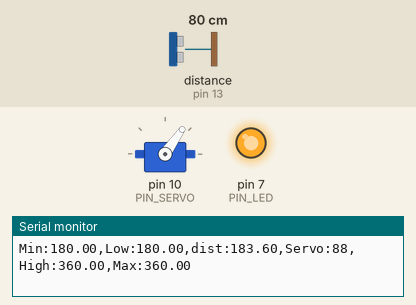
Recording of a sketch running on a simulated Arduino Uno, built with avr-gcc and run on an emulated ATmega328P. Parts: servo, output pins drawn as LEDs (lit = HIGH), the last lines printed to the serial monitor. Wiring (inferred from the names in the program): ultrasonic range finder: trigger pin 12; echo pin 13. The inputs (shaded band) are chosen by the test bench; at power-on: distance to the obstacle (sensor on pin 13) 80 cm. The echo pulse lasts 58.3 µs per cm; pins used as bus, display or sensor lines are not drawn.

Above: at 2.3 s.
2.4 s: distance to the obstacle (sensor on pin 13) set to 35 cm
At 4.4 s:
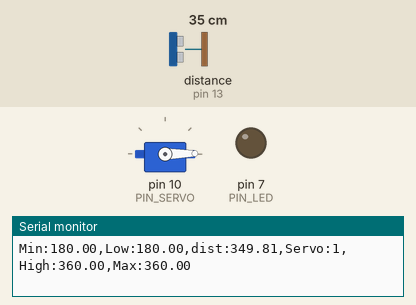
5.4 s: distance to the obstacle (sensor on pin 13) set to 22 cm
6.9 s: distance to the obstacle (sensor on pin 13) set to 19 cm
At 9.6 s:
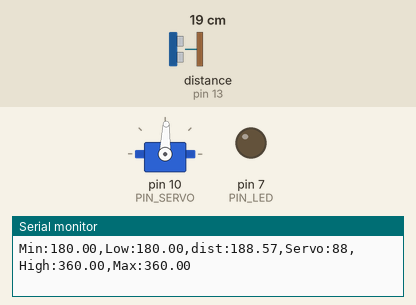
9.9 s: distance to the obstacle (sensor on pin 13) set to 35 cm
At 10.64 s:
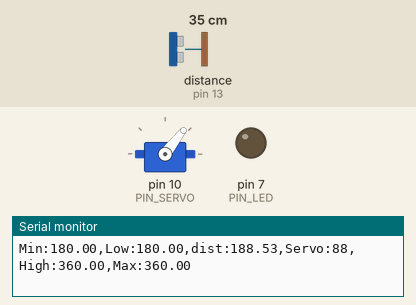
12.9 s: distance to the obstacle (sensor on pin 13) set to 2 cm
At 13.4 s:
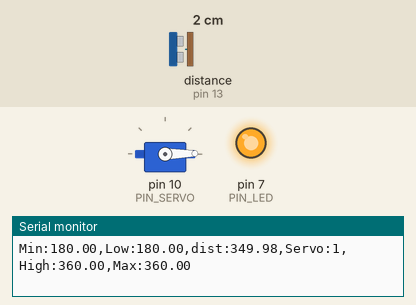
Timing chart, 0 to 15.4 s (numbered marks = the images above; inputs shaded):
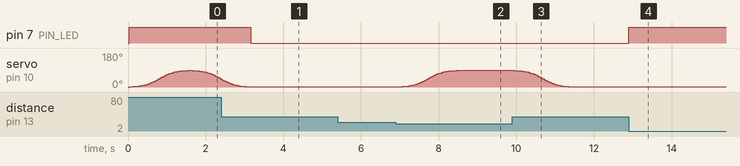

The sketch:

ehwjsrhkwp4_2.ino
```cpp
#include <Servo.h>

// Arduino pin assignment
#define PIN_LED   7   // LED active-low
#define PIN_TRIG  12  // sonar sensor TRIGGER
#define PIN_ECHO  13  // sonar sensor ECHO
#define PIN_SERVO 10  // servo motor

// configurable parameters for sonar
#define SND_VEL 346.0     // sound velocity at 24 celsius degree (unit: m/sec)
#define INTERVAL 25      // sampling interval (unit: msec)
#define PULSE_DURATION 10 // ultra-sound Pulse Duration (unit: usec)
#define _DIST_MIN 180.0   // minimum distance to be measured (unit: mm)
#define _DIST_MAX 360.0   // maximum distance to be measured (unit: mm)

#define TIMEOUT ((INTERVAL / 2) * 1000.0) // maximum echo waiting time (unit: usec)
#define SCALE (0.001 * 0.5 * SND_VEL) // coefficent to convert duration to distance

#define _EMA_ALPHA 0.3

// Target Distance
#define _TARGET_LOW  180.0
#define _TARGET_HIGH 360.0

#define _DUTY_MIN 500   // servo full clockwise position (0 degree)
#define _DUTY_NEU 1500  // servo neutral position (90 degree)
#define _DUTY_MAX 2500  // servo full counterclockwise position (180 degree)

// global variables
float dist_ema, dist_prev = _DIST_MAX;
unsigned long last_sampling_time;

Servo myservo;
bool opened = false;

void setup() {
  pinMode(PIN_LED, OUTPUT);
  pinMode(PIN_TRIG, OUTPUT);
  pinMode(PIN_ECHO, INPUT);
  digitalWrite(PIN_TRIG, 0);

  myservo.attach(PIN_SERVO);
  myservo.write(0);
  Serial.begin(57600);
}

void loop() {
  float dist_raw, dist_filtered;

  if (millis() < last_sampling_time + INTERVAL)
    return;

  dist_raw = USS_measure(PIN_TRIG, PIN_ECHO);

  if ((dist_raw == 0.0) || (dist_raw > _DIST_MAX)) {
      dist_filtered = dist_prev;
      digitalWrite(PIN_LED, true);
  } else if (dist_raw < _DIST_MIN) {
      dist_filtered = dist_prev;
      digitalWrite(PIN_LED, true);
  } else {
      dist_filtered = dist_raw;
      dist_prev = dist_raw;
      digitalWrite(PIN_LED, false);
  }

  dist_ema = (dist_filtered * _EMA_ALPHA) + (dist_ema * (1.0 - _EMA_ALPHA));


  if(dist_ema <= 200.0 && opened == false){
    sigmoid(true);
    opened = true;
  }
  else if(dist_ema > 200.0 && opened == true){
    sigmoid(false);
    opened = false;
  }


  Serial.print("Min:");    Serial.print(_DIST_MIN);
  Serial.print(",Low:");   Serial.print(_TARGET_LOW);
  Serial.print(",dist:");  Serial.print(dist_ema);
  Serial.print(",Servo:"); Serial.print(myservo.read());
  Serial.print(",High:");  Serial.print(_TARGET_HIGH);
  Serial.print(",Max:");   Serial.print(_DIST_MAX);
  Serial.println("");

  last_sampling_time += INTERVAL;
}

float USS_measure(int TRIG, int ECHO) {
  digitalWrite(TRIG, 1);
  delayMicroseconds(PULSE_DURATION);
  digitalWrite(TRIG, 0);
  return pulseIn(ECHO, 1, TIMEOUT) * SCALE;
}


void sigmoid(bool go){
  if(go){

    for(int progress = 0; progress <= 100; progress++) {

      float sigX = map(progress, 0, 100, -400, 400) / 100.0;
      float sigval = 1.0 / (1.0 + exp(-1.0 * sigX));
      int angle = sigval * 90.0;
      myservo.write(angle);
      delay(15);
    }
  }
  else {

    for(int progress = 100; progress >= 0; progress--) {
      float sigX = map(progress, 0, 100, -400, 400) / 100.0;
      float sigval = 1.0 / (1.0 + exp(-1.0 * sigX));
      int angle = sigval * 90.0;
      myservo.write(angle);
      delay(15);
    }
  }
}

void cosfunc(bool go){
  if(go){

    for(int progress = 0; progress <= 100; progress++) {
      float rad = (progress / 100.0) * 3.14;
      float ratio = (1.0 - cos(rad)) / 2.0;
      int angle = ratio * 90.0;

      myservo.write(angle);
      delay(15);
    }
  }
  else {

    for(int progress = 100; progress >= 0; progress--) {
      float rad = (progress / 100.0) * 3.14;
      float ratio = (1.0 - cos(rad)) / 2.0;
      int angle = ratio * 90.0;
      myservo.write(angle);
      delay(15);
    }
  }
}
```

Measured:
- the behaviour switches between 21 and 20 cm on distance to the obstacle (sensor on pin 13) (found by bisection; images 1 and 2)
- after the input at 2.4 s, pin 7 (PIN_LED): HIGH → LOW after 0.76 s
- after the input at 6.9 s, servo on pin 10 (PIN_SERVO): moves from 1° to 88° over 1.5 s, starting after 0.10 s
- after the input at 9.9 s, servo on pin 10 (PIN_SERVO): moves from 88° to 1° over 1.5 s, starting after 0.05 s
- after the input at 12.9 s, pin 7 (PIN_LED): LOW → HIGH at once
